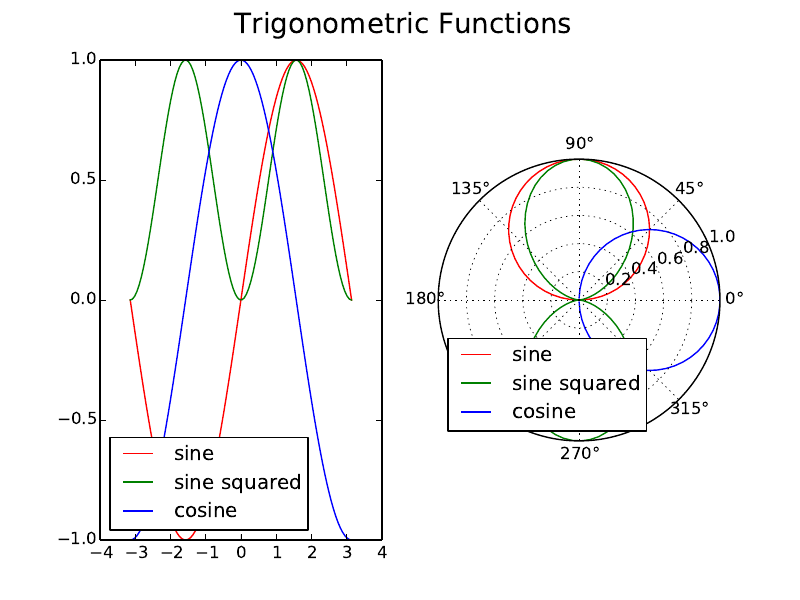

Python code for this plot:
#! /usr/bin/env python

import numpy as np
import matplotlib.pyplot as plt

x = np.linspace(-np.pi, np.pi, 100)

plt.subplot(1, 2, 1)
# Plot the rectangular coordinates here
y_sin = np.sin(x)
y_sin2 = np.sin(x) * np.sin(x)
y_cos = np.cos(x)

plt.plot(x, y_sin, 'r', label = 'sine')
plt.plot(x, y_sin2, 'g', label = 'sine squared')
plt.plot(x, y_cos, 'b', label = 'cosine')

plt.legend(loc = 'lower left')

plt.subplot(1, 2, 2, polar = True)
# Plot the polar coordinates here
y_sin = np.sin(x)
y_sin2 = np.sin(x) * np.sin(x)
y_cos = np.cos(x)

plt.plot(x, y_sin, 'r', label = 'sine')
plt.plot(x, y_sin2, 'g', label = 'sine squared')
plt.plot(x, y_cos, 'b', label = 'cosine')

plt.legend(loc = 'lower left')

plt.suptitle('Trigonometric Functions', fontsize = 20)

plt.savefig("cartesianPolar.pdf")
